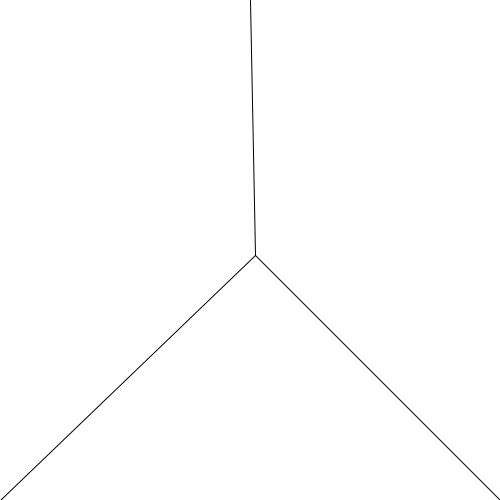
Frame 1 (no input)
Frame 60 (the mouse pressed at the canvas centre just before this capture): identical to frame 1, image omitted
Frame 120 (the mouse held since frame 60 and released just before this capture): identical to frame 1, image omitted

The Processing sketch that drew this single still picture (run headless with seeded random() and noise(); from frame 60 on, the mouse is pressed at the canvas centre):

// Processing sketch: variablesLines
// ── variablesLines.pde
/* Variables. Dibujo con variables.
 * ¿Como podrias sustituir los valores de este dibujo?
 */

void setup () {
  size(500, 500);
}

void draw () {
  background(255);
  
  line(250, 0, 255, 255);
  line(0, 500, 255, 255);
  line(500, 500, 255, 255);
}
